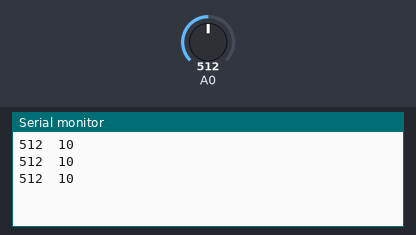
Simulated run of this sketch. Board: Arduino Uno, built with avr-gcc and run on an emulated ATmega328P. On the bench: the last lines printed to the serial monitor. The inputs (shaded band) are chosen by the test bench; at power-on: A0 = 512.

Above: at 1.2 s.
1.3 s: A0 set to 460
At 2.0 s:
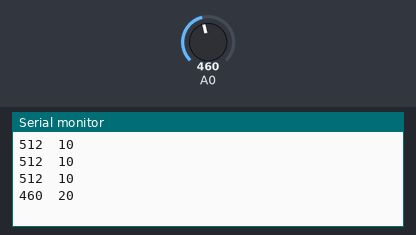
2.8 s: A0 set to 480
At 3.5 s:
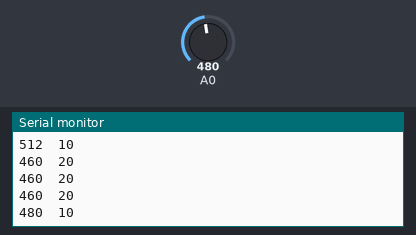
Timing chart, 0 to 5.8 s (numbered marks = the images above; inputs shaded):
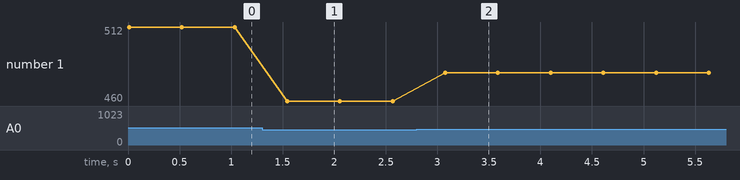

The sketch:

IR_distance_1.ino
```cpp
// 電源起動時とリセットの時だけのみ処理される(初期化と設定処理)
void setup() {
     Serial.begin(9600) ;                    // 9600bpsでシリアル通信のポートを開きます
}
// 繰り返し実行される処理(メインの処理)
void loop() {
     int val ;

     val = IDSread(0)  ;                     // センサーから読み込む
     Serial.print(val) ;                     // アナログ値を表示する
     Serial.print("  ") ;
     Serial.println(AnaToCm(val)) ;          // 距離を表示する
     delay(500) ;                            // 500ms後に繰り返す
}
// センサーからの読み込み処理(100回読込み平均をとる)
int IDSread(int PinNo) {
     long ans ;
     int i ;

     ans = 0 ;
     for (i=0 ; i < 100 ; i++) {
          ans  = ans + analogRead(0) ;   // 指定のアナログピン(0番端子)から読取ります
     }
     return ans/100 ;                        // 100回の平均値を返します
}
// センサーから読込んだ値を距離(cm)に変換する処理
// 距離が短くなるとセンサー値は大きくなるが、４ｃｍ以内になると逆に小さくなっていく注意
int AnaToCm(int analogValue) {

     if (analogValue <  85 ) return(0)  ;     // ６０ｃｍ以上離れている
     if (analogValue >= 470) return(10) ;     // １０ｃｍ以内
     if (analogValue >= 260) return(20) ;     // ２０ｃｍ以内(10-20cm)
     if (analogValue >= 165) return(30) ;     // ３０ｃｍ以内(20-30cm)
     if (analogValue >= 126) return(40) ;     // ４０ｃｍ以内(30-40cm)
     if (analogValue >= 105) return(50) ;     // ５０ｃｍ以内(40-50cm)
     if (analogValue >= 85 ) return(60) ;     // ６０ｃｍ以内(50-60cm)
     return(-1) ;                             // この行実行は有得ないと思うが....
}
```

Measured:
- after the input at 1.3 s, the serial monitor: prints a new line after 0.24 s (image 1)
- after the input at 2.8 s, the serial monitor: prints a new line after 0.28 s (image 2)
- plotted number 1: 512 → 460 after the input at 1.3 s, 460 → 480 after the input at 2.8 s
